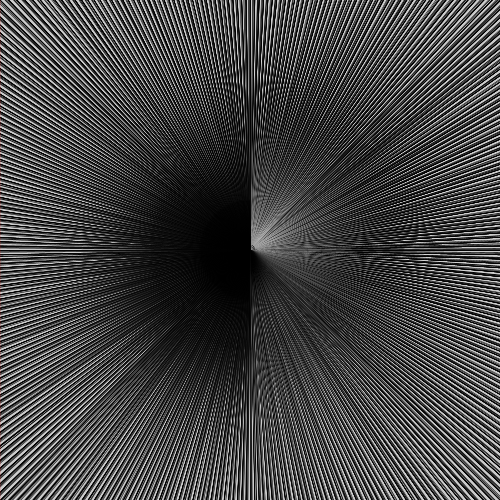
Frame 1 (no input)
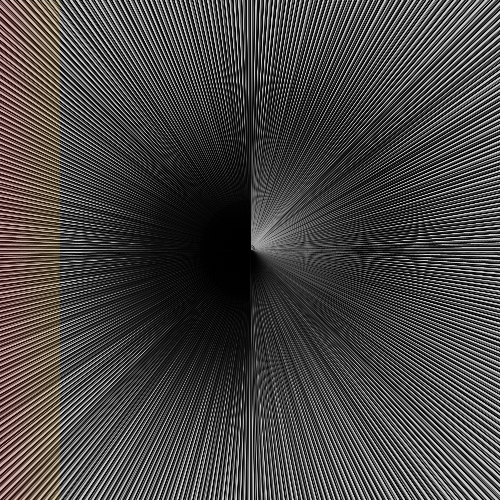
Frame 60 (the mouse pressed at the canvas centre just before this capture)
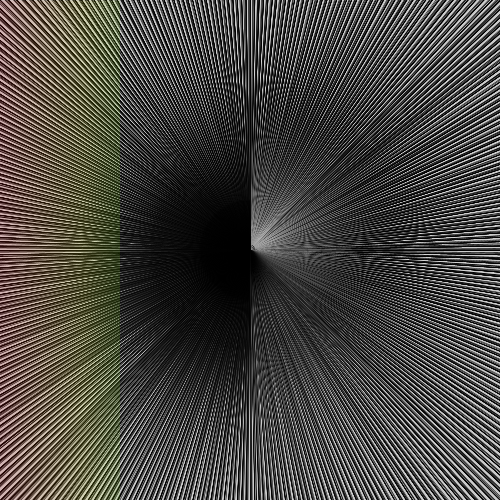
Frame 120 (the mouse held since frame 60 and released just before this capture)

The Processing sketch that drew these frames (run headless with seeded random() and noise(); from frame 60 on, the mouse is pressed at the canvas centre):

// Processing sketch: processing_27382
// ── processing_27382.pde

int x=0;

PImage type; 


void setup(){
  size(500,500);
  smooth();
  strokeWeight(.5);
  colorMode(HSB,360,100,100,100);  
  

  
  
  translate(width/2,height/2);
  for(int i = 0; i < 360; i++){
    rotate(radians(1));
    
    ellipse(0,0,0,10);
    ellipse(0,0,0,100);
    ellipse(0,0,0,1000);
    ellipse(0,0,0,10000);
    ellipse(0,0,0,100000);
    triangle(0,0,0,50,50,10000);
    triangle(0,0,0,25,25,1000);
    triangle(0,0,0,75,75,100000);
    triangle(0,0,0,0,0,100);
    rect(1200,1200,100,100);
    rect(900,900,75,75);
    rect(600,600,50,50);
    rect(300,300,25,25);

   

}
}
void draw(){
float colorValue = map(x,0,width,0,360);
stroke(colorValue,100,200,25);
line(x,0,x,height);
x++;
  
}


  //ROTATING----------------------------------------
  //translate(100,100);
  //rect(0,0,20,20);
  
  //translate(100,100);
  //ellipse(0,0,30,30);
  
  //translate(100,100);
  //rect(0,0,20,20);
  
  //translate(100,100);
  //rotate(radians(45));
  //rect(0,0,20,20);
  //rotate(radians(45));
  //rect(0,0,20,20);
  //rotate(radians(45));
  //rect(50,50,20,20);
